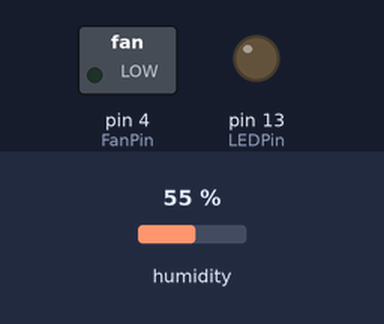
Simulated run of this sketch. Board: Arduino Uno, built with avr-gcc and run on an emulated ATmega328P. Parts: switched loads named in the sketch (green lamp = pin HIGH), output pins drawn as LEDs (lit = HIGH). Inputs (shaded band) come from the test bench; at power-on: humidity 55 %. What the sketch prints to the serial monitor is not drawn.

Above: at 0.1 s.
At 31.2 s:
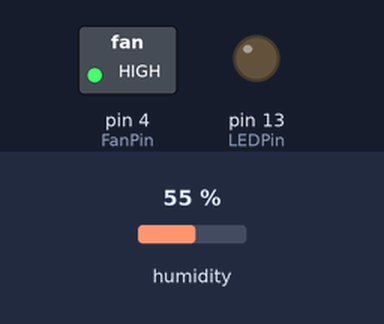
Timing chart, 0 to 32.7 s (numbered marks = the images above):
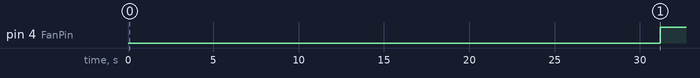

Measured:
- by itself, pin 4 (FanPin): LOW → HIGH at 31.2 s

The sketch:

Humidity_control_via_fan_v20220516.ino
```cpp
//

/*

    Humidity control via fan


    Control air humidity in an aging chamber by turning on/off a computer fan (connected to pin 4) that evaporates
    water from a container. An LED (connected to pin 13) is on when the system is running. Si7021 measures the air
    humidity level. It is recommendable to enable serial monitor printouts to ensure that the system runs properly.

    The circuit:

    * See the build guide ( https://github.com/PV-Lab/hte_degradation_chamber ) for the circuit.

    Inputs:

    * SDA: I2C data pin for Si7021 sensor.


    Outputs:

    * GND: 24V power for the fan (-) via a transistor-resistor circuit.
    * Digital pin 4: Control computer fan (on/off) via a transistor-resistor circuit.

    * Digital pin 13: LED (+)
    * GND: LED (-)

    * SCL: I2C clock pin for Si7021 sensor.
    * 3V3: 3V power for Si7021 sensor.
    * GND: Ground for Si7021 sensor.

    Created 2019

    By Alex Encinas

    Modified 5/16/2022

    By Armi Tiihonen


    http://url/of/online/tutorial.cc


*/
//   =====================================================================================================
//   ================================          USER INPUT        =========================================
//   =====================================================================================================

float Desired_Humidity = 87; // Target air humidity in percentage value.
// Note: The humidity control setup operates via increasing air humidity from the initial value. Relative
// air humidities that are lower than that cannot be reached.
// Note: When altering the value, press Upload and wait until Arduino IDE reports "Done uploading" at the
// bottom of the screen (turquoise line). There should be only white text in the box with black background.
// If there is text with orange/red color, press Verify and Upload again. After you get "Done
// uploading", Press Tools - Serial monitor to get the print outs visible. Arduino should start printing
// out values in a couple of seconds.

float Tolerance = 0.0; // Turn the evaporation fan off at Desired_Humidity-Tolerance. Default value is 0%.

//   =====================================================================================================
//   ========================       SENSOR LIBRARY AND DECLARATION           =============================
//   =====================================================================================================

// Libraries required. These libraries which requires  to be installed
// To install "Adafruit Si7021 Library", go to Sketch -> Include Library -> Manage Libraries. Look up
// "Adafruit Si7021 Library" and click install.
#include "Adafruit_Si7021.h"
Adafruit_Si7021 sensor = Adafruit_Si7021(); //Declare the sensor and call it 'sensor'


//   =====================================================================================================
//   ==================      VARIABLE DECLARATION/ASSIGNMENT/CALCULATION         =========================
//   =====================================================================================================

#define DEBUG

#define FanPin 4  // The pin to which the fan is connected in Arduino. Default value: 4
#define LEDPin 13 // The pin to which the LED indicating the humidity control system runs is connected to.
// Default value: 13
float initial_wait_time = 30000; // Time (in milliseconds) from plugging Arduino in to the first time valve turns on.
float h; // Humidity reading (%)
float error_h; // The deviation of the current humidity value from the target humidity.
float pre_h = 0; // Humidity reading at the beginning of the loop.
float diff_h = 0; // The difference in the humidity reading between the beginning and end of the loop.
float loop_time = 5000; // Time (in milliseconds) before the system responds again

// PrintWriter output;


//   =====================================================================================================
//   ============================       SET-UP (ONE TIME CODE)         ===================================
//   =====================================================================================================
void setup() {

  Serial.begin(9600);
  while (!Serial) {   // Wait for serial port to open.
    delay(10);
  }
  sensor.begin(); // Initialize sensor Si7021.
  pinMode(FanPin,OUTPUT); // Initialize the pin where the solenoid is connected
  // (declared top of the file).
  pinMode(LEDPin,OUTPUT); // Initialize the pin where the indicator LED is connected (declared top of the file).

  #ifdef DEBUG
    Serial.print("Targeted Relative Humidity: ");
    Serial.print(Desired_Humidity);
    Serial.println("%");
    Serial.print("Tolerance: +-");
    Serial.print(Tolerance);
    Serial.println("%");
    Serial.print("Initializing... getting accurate initial reading for sensor (delay = ");
    Serial.print(float(initial_wait_time/60000));
    Serial.println(" minutes)");
  #endif
  pre_h = sensor.readHumidity();
  delay(initial_wait_time); // Initial wait time for the system to start

}


void loop() {
//   =====================================================================================================
//   =============================    CALCULATE CONTROL VARIABLES      ===================================
//   =====================================================================================================

  h = sensor.readHumidity();
  error_h = Desired_Humidity - h;
  diff_h = (h - pre_h);

  #ifdef DEBUG
    Serial.println(" ");
    Serial.print("Current RH:  ");
    Serial.print(h);
    Serial.print("%     ");
    Serial.print("Deviation in RH from the target level:  ");
    Serial.print(error_h);
    Serial.print("%     ");
    Serial.print("Change in RH during the previous step:  ");
    Serial.print(diff_h);
    Serial.println("%");
  #endif

  delay(1000);  // Short delay to make sure we don't take readings too fast (could mess up the sensor).

//   =====================================================================================================
//   =========================    DECISION MAKING (TURN ON OR WAIT)      =================================
//   =====================================================================================================

  if (h < (Desired_Humidity-Tolerance)) {
    digitalWrite(FanPin,HIGH); // Turn the valve on.
  }
  else {
    digitalWrite(FanPin,LOW); // Turn the valve off.
  }


    delay(loop_time); // Wait for the pre-set duration before going back to make another decision step.

  pre_h = h;


}
```
